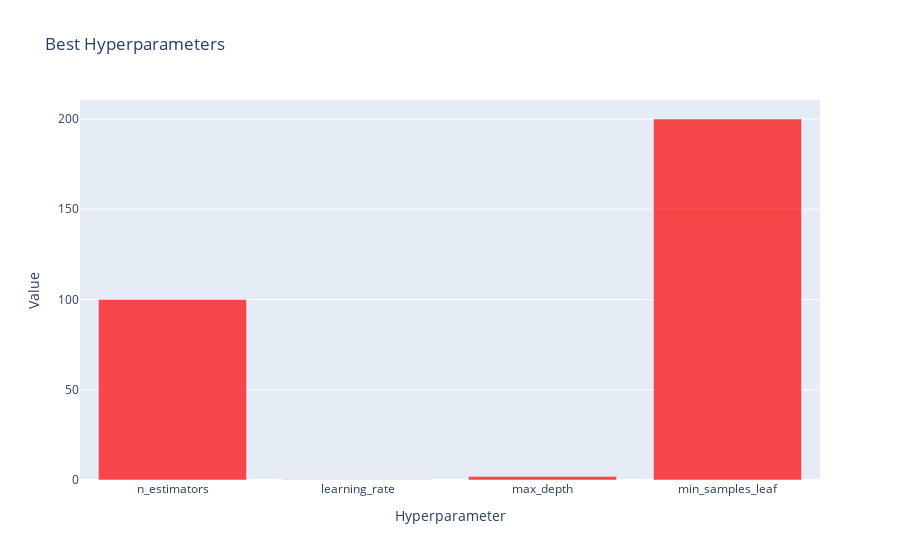

The cell this chart's notebook holds for it:
### Markdown cell above
### Plot of the best parameters

### Code cell
# Get the best parameters found by the random search
best_params = clf.best_params_

# Create a dictionary of hyperparameter names and their values
hyperparams = {
    'n_estimators': best_params['n_estimators'],
    'learning_rate': best_params['learning_rate'],
    'max_depth': best_params['max_depth'],
    #'min_samples_split': best_params['min_samples_split'],
    'min_samples_leaf': best_params['min_samples_leaf'],
    #'max_features': best_params['max_features']
}

# Create a bar chart of the hyperparameters
fig = go.Figure(data=[go.Bar(
    x=list(hyperparams.keys()),
    y=list(hyperparams.values()),
    marker=dict(
        color=['rgba(255, 0, 0, 0.7)' if key in best_params else 'rgba(0, 0, 255, 0.7)' for key in hyperparams.keys()]
    )
)])
# Set the chart title and axis labels
fig.update_layout(
    title='Best Hyperparameters',
    xaxis_title='Hyperparameter',
    yaxis_title='Value'
)

# Display the chart
fig.show()

### Figure 1 — Plotly figure (JSON) as saved in the notebook; plotly's stock layout.template omitted (floating-point values rounded to 4 significant figures)
{"data": [{"marker": {"color": ["rgba(255, 0, 0, 0.7)", "rgba(255, 0, 0, 0.7)", "rgba(255, 0, 0, 0.7)", "rgba(255, 0, 0, 0.7)"]}, "type": "bar", "x": ["n_estimators", "learning_rate", "max_depth", "min_samples_leaf"], "y": [100, 0.1, 2, 200]}], "layout": {"title": {"text": "Best Hyperparameters"}, "xaxis": {"title": {"text": "Hyperparameter"}}, "yaxis": {"title": {"text": "Value"}}}}
